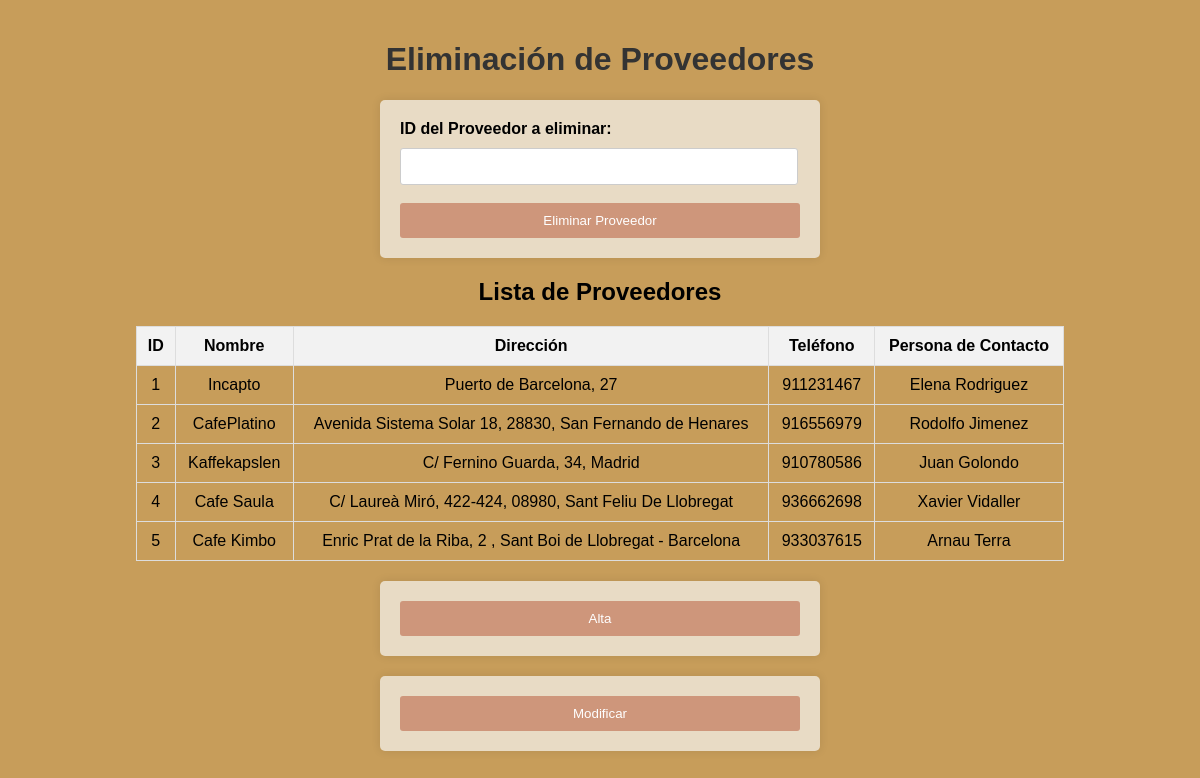
/admin/Baja-proveedores.php, run on the app's committed database.
### tables this page shows
CREATE TABLE IF NOT EXISTS `proveedores` (
  `idProveedor` INT NOT NULL,
  `NombreProv` VARCHAR(45) NOT NULL,
  `Direccion` VARCHAR(200) NOT NULL,
  `Telefono` VARCHAR(15) NOT NULL,
  `PersonaContacto` VARCHAR(45) NOT NULL,
  PRIMARY KEY (`idProveedor`));

### admin/Baja-proveedores.php (the view, shortened to what this page needs)
<!DOCTYPE html>
<html>
<head>
    <link rel="stylesheet" href="../css/Alta.css">
</head>
<body>
    <h1>Eliminación de Proveedores</h1>
    <form method="POST" action="<?php echo $_SERVER["PHP_SELF"]; ?>" onsubmit="return confirmarEliminacion();">
        <label for="id">ID del Proveedor a eliminar:</label>
        <input type="text" name="id" id="id" size="10" required><br><br>
        <button type="submit">Eliminar Proveedor</button>
    </form>
    <div>
        <?php
        $conexion = conectar();
        $consulta_proveedores = $conexion->query("SELECT idProveedor, NombreProv, Direccion, Telefono, PersonaContacto FROM proveedores");
        if ($consulta_proveedores->num_rows > 0) {
            echo "<h2>Lista de Proveedores</h2>";
            echo "<table border='1'>
                <tr>
                    <th>ID</th>
                    <th>Nombre</th>
                    <th>Dirección</th>
                    <th>Teléfono</th>
                    <th>Persona de Contacto</th>
                </tr>";
            while ($fila = $consulta_proveedores->fetch_assoc()) {
                echo "<tr>
                    <td>{$fila['idProveedor']}</td>
                    <td>{$fila['NombreProv']}</td>
                    <td>{$fila['Direccion']}</td>
                    <td>{$fila['Telefono']}</td>
                    <td>{$fila['PersonaContacto']}</td>
                </tr>";
            }
            echo "</table>";
        } else {
            echo "No hay proveedores registrados.";
        }
        ?>
    </div>
    <form action="Alta-proveedores.php" method="post">
        <button type="submit">Alta</button>
    </form>
    <form action="Modif-proveedores.php" method="post">
        <button type="submit">Modificar</button>
    </form>
</body>
</html>

### css/Alta.css (style rules this page uses)
body { font-family: Arial, sans-serif; background-color: #c79d5a; margin: 0; padding: 20px; }
h1 { color: #333; text-align: center; }
form { max-width: 400px; margin: 20px auto; padding: 20px; background-color: #e8dbc5; border-radius: 5px; box-shadow: 0 0 10px rgba(0, 0, 0, 0.1); }
label { display: block; margin-bottom: 10px; font-weight: bold; }
input[type="text"], input[type="number"] { width: 94%; padding: 10px; border: 1px solid #ccc; border-radius: 3px; }
button { width: 100%; padding: 10px; background-color: #CE967B; color: #fff; border: none; border-radius: 3px; cursor: pointer; }
div { text-align: center; }
table { margin-top: 20px; margin-left: 10%; border-collapse: collapse; width: 80%; }
th, td { padding: 10px; border: 1px solid #ddd; }
th { background-color: #f2f2f2; }

### data on the page
proveedores: idProveedor "1", NombreProv "Incapto", Direccion "Puerto de Barcelona, 27", Telefono "911231467", PersonaContacto "Elena Rodriguez"
proveedores: idProveedor "2", NombreProv "CafePlatino", Direccion "Avenida Sistema Solar 18, 28830, San Fernando de Henares", Telefono "916556979", PersonaContacto "Rodolfo Jimenez"
proveedores: idProveedor "3", NombreProv "Kaffekapslen", Direccion "C/ Fernino Guarda, 34, Madrid", Telefono "910780586", PersonaContacto "Juan Golondo"
proveedores: idProveedor "4", NombreProv "Cafe Saula", Direccion "C/ Laureà Miró, 422-424, 08980, Sant Feliu De Llobregat", Telefono "936662698", PersonaContacto "Xavier Vidaller"
proveedores: idProveedor "5", NombreProv "Cafe Kimbo", Direccion "Enric Prat de la Riba, 2 , Sant Boi de Llobregat - Barcelona", Telefono "933037615", PersonaContacto "Arnau Terra"
